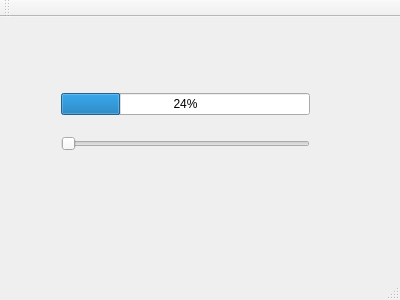
<?xml version="1.0" encoding="UTF-8"?>
<ui version="4.0">
 <class>MainWindow</class>
 <widget class="QMainWindow" name="MainWindow">
  <property name="geometry">
   <rect>
    <x>0</x>
    <y>0</y>
    <width>400</width>
    <height>300</height>
   </rect>
  </property>
  <property name="windowTitle">
   <string>MainWindow</string>
  </property>
  <widget class="QWidget" name="centralWidget">
   <widget class="QWidget" name="">
    <property name="geometry">
     <rect>
      <x>50</x>
      <y>50</y>
      <width>271</width>
      <height>111</height>
     </rect>
    </property>
    <layout class="QVBoxLayout" name="verticalLayout">
     <item>
      <widget class="QProgressBar" name="progressBar">
       <property name="value">
        <number>24</number>
       </property>
      </widget>
     </item>
     <item>
      <widget class="QSlider" name="horizontalSlider">
       <property name="orientation">
        <enum>Qt::Horizontal</enum>
       </property>
      </widget>
     </item>
    </layout>
   </widget>
  </widget>
  <widget class="QMenuBar" name="menuBar">
   <property name="geometry">
    <rect>
     <x>0</x>
     <y>0</y>
     <width>400</width>
     <height>21</height>
    </rect>
   </property>
  </widget>
  <widget class="QToolBar" name="mainToolBar">
   <attribute name="toolBarArea">
    <enum>TopToolBarArea</enum>
   </attribute>
   <attribute name="toolBarBreak">
    <bool>false</bool>
   </attribute>
  </widget>
  <widget class="QStatusBar" name="statusBar"/>
 </widget>
 <layoutdefault spacing="6" margin="11"/>
 <resources/>
 <connections>
  <connection>
   <sender>horizontalSlider</sender>
   <signal>valueChanged(int)</signal>
   <receiver>progressBar</receiver>
   <slot>setValue(int)</slot>
   <hints>
    <hint type="sourcelabel">
     <x>142</x>
     <y>163</y>
    </hint>
    <hint type="destinationlabel">
     <x>140</x>
     <y>117</y>
    </hint>
   </hints>
  </connection>
 </connections>
</ui>
